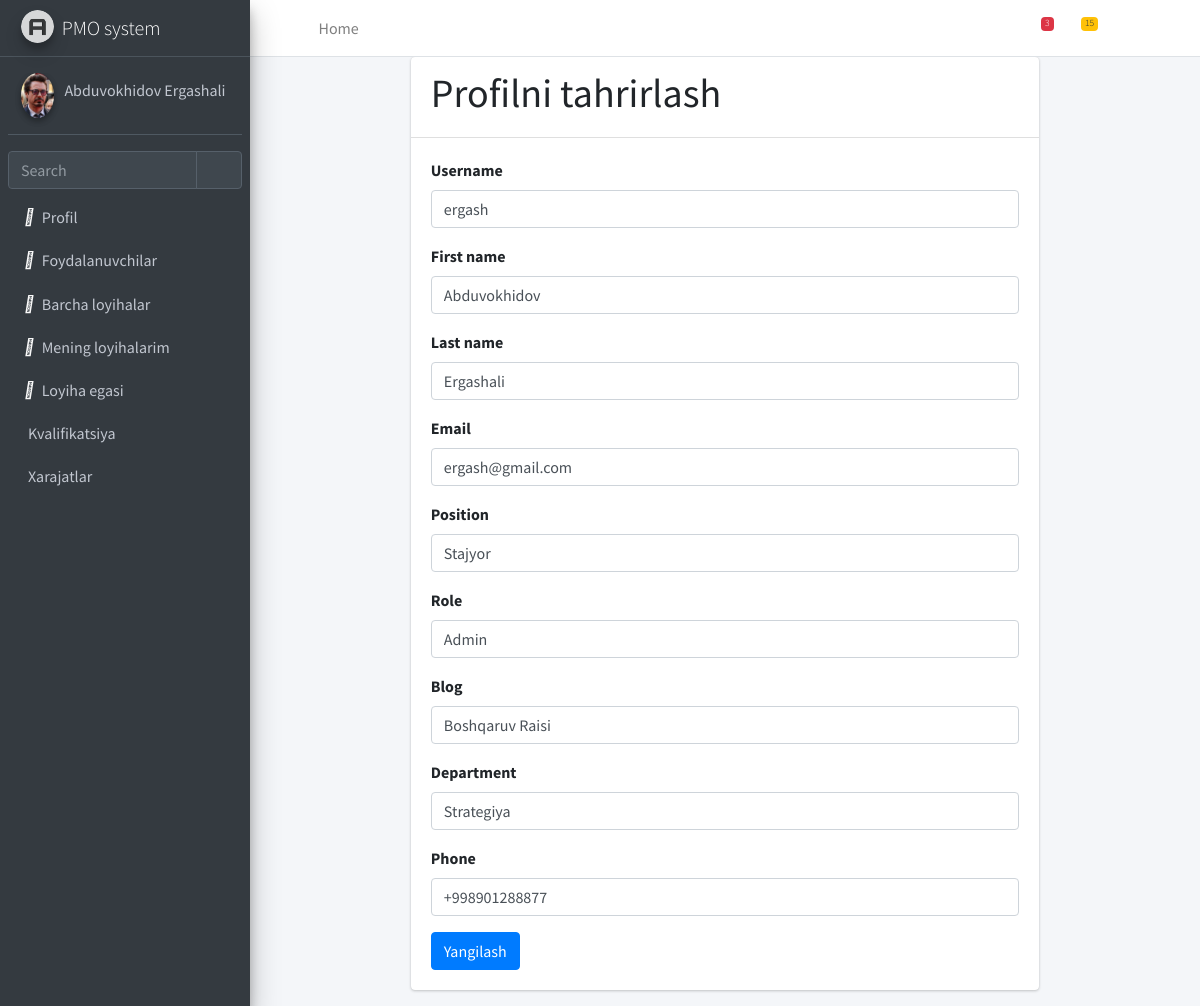
The app's page /users/update/0ebe02c1-54de-4245-ba95-87ff05e74629, older data.
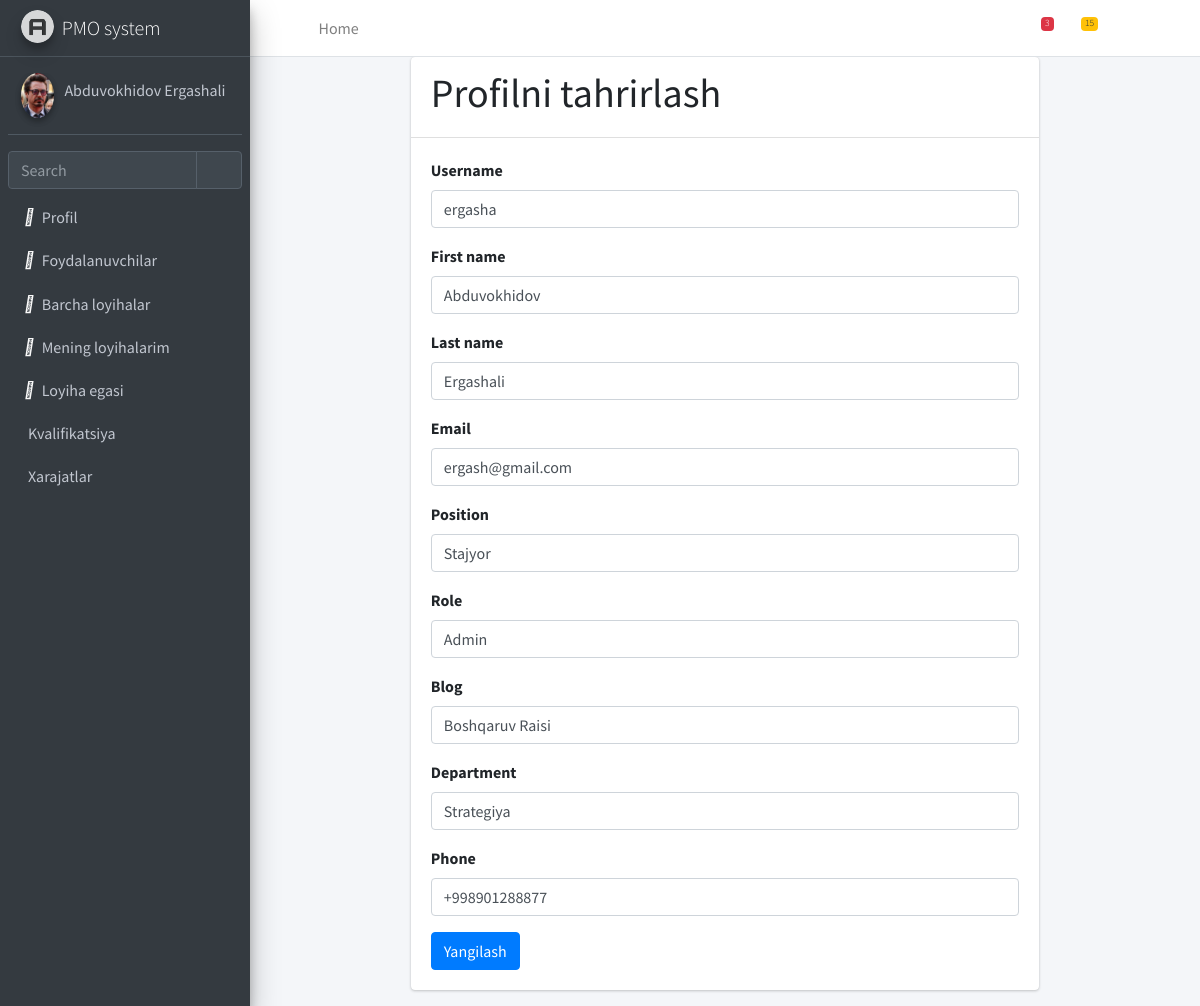
The same page, newer data.
### hodimlar/models.py (models this page shows, shortened)
class User(AbstractUser):
    id = models.UUIDField(primary_key=True, default=uuid.uuid4, editable=False)
    username = models.CharField(max_length=50, unique=True)
    first_name = models.CharField(max_length=100)
    last_name = models.CharField(max_length=100)
    email = models.EmailField(unique=True)
    position = models.CharField(max_length=150)
    role = models.CharField(max_length=150)
    status = models.CharField(max_length=50, default='Active')
    phone = models.CharField(max_length=100)
    avatar = models.ImageField(upload_to='images/',default='human.jpg', max_length=300,blank=True)
    blog = models.CharField(max_length=200, blank=True)
    department = models.CharField(max_length=200,blank=True)
    created_at = models.DateTimeField(auto_now_add=True)
    updated_at = models.DateTimeField(auto_now=True)
    objects = CustomUserManager()
    def get_full_name(self):
        return f"{self.first_name} {self.last_name}"

### hodimlar/views.py (the view, shortened to what this page needs)
# urls.py: path('update/<pk>', UserUpdateView.as_view(), name='update-user'),
class UserUpdateView(UpdateView, LoginRequiredMixin):
    model = User
    form_class = UpdateUserForm
    template_name = 'update_user.html'

### hodimlar/forms.py
class UpdateUserForm(forms.ModelForm):
    class Meta:
        model = User
        fields = ['username', 'first_name', 'last_name', 'email', 'position', 'role', 'blog', 'department',
                  'phone']

### templates/update_user.html (shortened to what this page needs)
{% extends 'base.html' %}
{% load django_bootstrap5 %}
{% block content %}
    <div class="row">
        <div class="col-2">
        </div>
        <div class="col-8">
            <div class="card">
                <div class="card-header">
                  <h1>Profilni tahrirlash </h1>
                </div>
                <div class="card-body h-50">
                    <form method="post">
                        {% bootstrap_form form %}
                        <button type="submit" class="btn btn-primary">Yangilash</button>
                    </form>
                </div>
            </div>
        </div>
        <div class="col-2">
        </div>
    </div>
{% endblock content %}

### templates/base.html (shortened to what the changed rows need)
{% load static %}
{% load filters %}
<!DOCTYPE html>
<html lang="en">
<head>
    <link rel="stylesheet" href="{% static 'plugins/fontawesome-free/css/all.min.css' %}">
    <link href="{% static 'fontawesomefree/css/fontawesome.css' %}" rel="stylesheet">
    <link href="{% static 'fontawesomefree/css/brands.css' %}" rel="stylesheet" type="text/css">
    <link href="{% static 'fontawesomefree/css/solid.css' %}" rel="stylesheet" type="text/css">
    <link rel="stylesheet" href="{% static 'dist/css/adminlte.min.css' %}">
</head>
<body class="hold-transition sidebar-mini">
<div class="wrapper">
    <aside class="main-sidebar sidebar-dark-primary elevation-4">
        <div class="sidebar">
            <div class="user-panel mt-3 pb-3 mb-3 d-flex">
                <div class="image">
                    {% if user.avatar.url %}
                    <img src="{{ user.avatar.url }}" class="img-circle elevation-2"
                         alt="User Image">
                    {% endif %}
                </div>
                <div class="info">
                    <a href="{% url 'hodimlar:profile' %}" class="d-block">{{ user.get_full_name }}</a>
                </div>
            </div>
        </div>
    </aside>
    <div class="content-wrapper">
        {% block content %}
        {% endblock content %}
    </div>
</div>
</body>
</html>

Row changes from the older to the newer data that the page shows:
changed User "Abduvokhidov Ergashali": username "ergash" → "ergasha"
